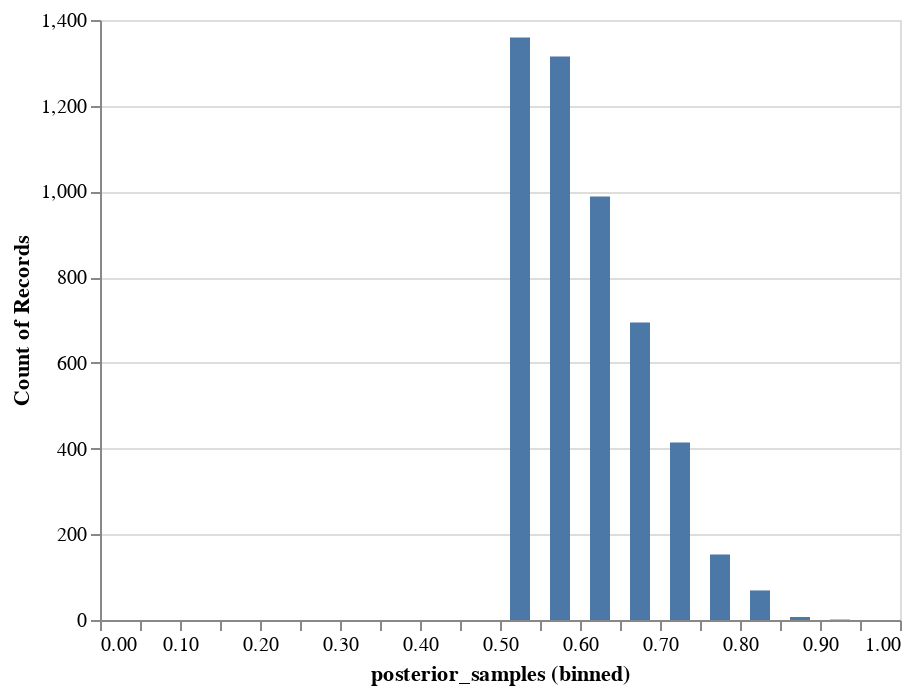

Notebook source saved alongside this figure:
### Code cell
samples_source = pd.DataFrame({"posterior_samples": samples[:5000]})
alt.Chart(samples_source).mark_bar(size=10).encode(
    x=alt.X("posterior_samples", bin=alt.BinParams(step=0.05, extent=[0, 1])),
    y="count()",
)

### Figure 1 — Vega-Lite specification as saved in the notebook (floating-point values rounded to 4 significant figures; data arrays with more than 128 entries replaced by an {"elided": "..."} marker saying what was removed)
{"$schema": "https://vega.github.io/schema/vega-lite/v4.17.0.json", "config": {"view": {"continuousHeight": 300, "continuousWidth": 400}}, "data": {"name": "data-d18d53e4ee689b9c588b417396beb8f8"}, "datasets": {"data-d18d53e4ee689b9c588b417396beb8f8": {"elided": "5000 records"}}, "encoding": {"x": {"bin": {"extent": [0, 1], "step": 0.05}, "field": "posterior_samples", "type": "quantitative"}, "y": {"aggregate": "count", "type": "quantitative"}}, "mark": {"size": 10, "type": "bar"}}
